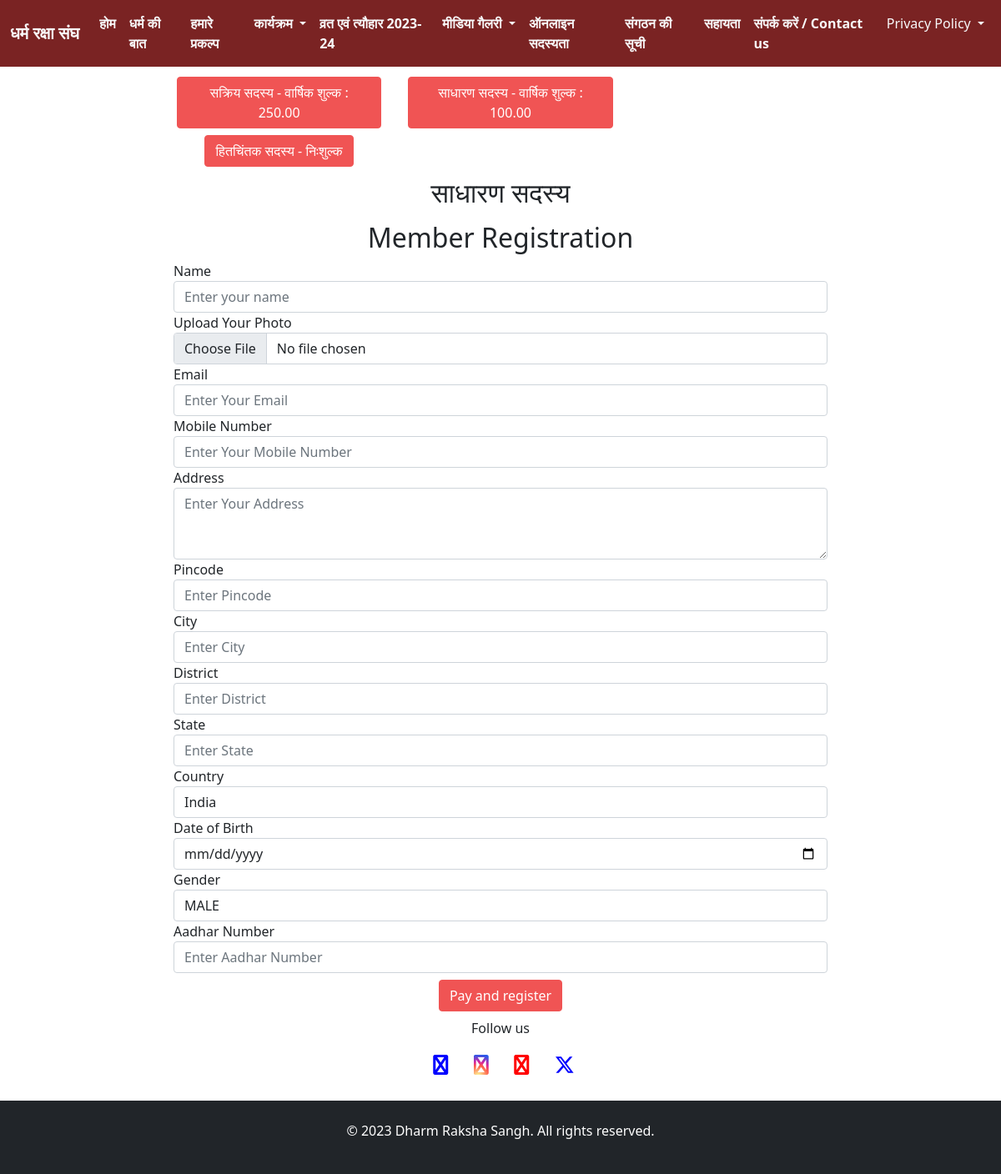
The page /account/add-member/2/ on the database as committed earlier.
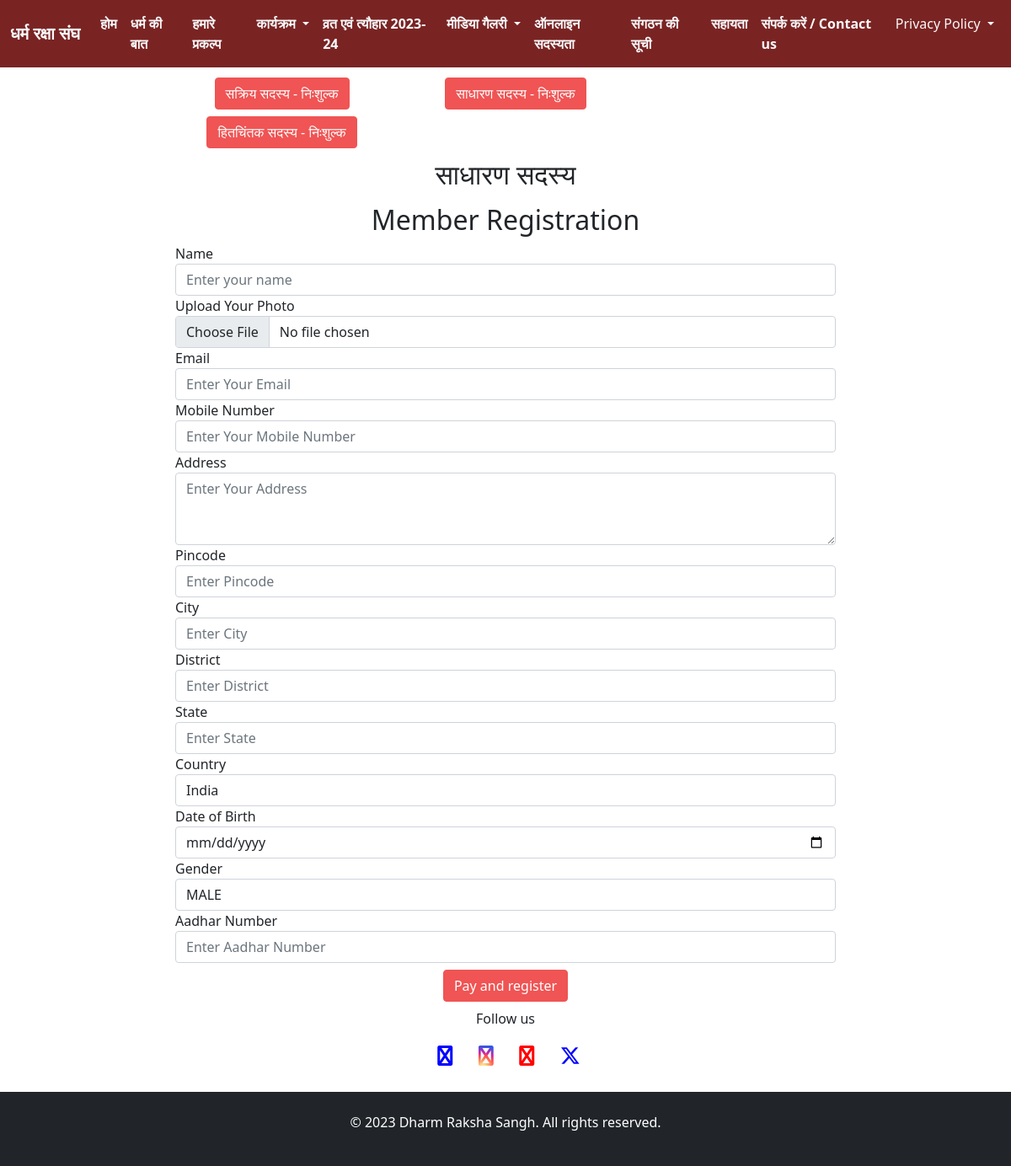
The same page on the database as committed later.
### account/models.py (models this page shows, shortened)
class MemberType(models.Model):
    type = models.CharField(max_length=100, null=True, blank=True)
    role = models.CharField(max_length=50, default='', null=True, blank=True)
    price = models.DecimalField(max_digits=8, decimal_places=2, default=0)

### account/views.py (the view)
# urls.py: path('add-member/<int:id>/', views.add_member, name='add_member'),
def add_member(request, id):
    if request.method == 'POST':
        form = request.POST
        name = form.get('name')
        email = form.get('email')
        phone = form.get('phone')
        address = form.get('address')
        pincode = form.get('pincode')
        city = form.get('city')
        district = form.get('district')
        state = form.get('state')
        country = form.get('country')
        dob = form.get('dob')
        gender = form.get('gender')
        id_number = form.get('id_number')
        order_id = form.get('razorpay_order_id')
        razorpay_signature = form.get('razorpay_signature')
        payment_id = form.get('razorpay_payment_id')
        image = request.FILES['image']
        obj = CustomUser.objects.create(fullname=name,
                                        email=email,
                                        phone=phone,
                                        address=address,
                                        pincode=pincode,
                                        city=city,
                                        district=district,
                                        state=state,
                                        country=country,
                                        dob=dob,
                                        gender_id=gender,
                                        member_type_id=id,
                                        id_number=id_number,
                                        order_id=order_id,
                                        transaction_id=razorpay_signature,
                                        payment_id=payment_id,
                                        )
        if obj:
            obj.image = image
            obj.save()
            return redirect('/')
    else:
        title_logo_data = LookupField.objects.get(code='TITLE')
        member = MemberType.objects.get(id=id)
        mem_type = member.role
        if mem_type == 'free':
            return redirect('/account/free-member/')
        member_type = MemberType.objects.all()
        gender_type = Gender.objects.all()
        amount = member.price
        client = razorpay.Client(auth=(settings.RAZOR_KEY_ID, settings.RAZOR_KEY_SECRET))
        payment = client.order.create({'amount': int(amount) * 100, 'currency': 'INR', 'payment_capture': '1'})
        order_id = payment['id']
        mem_name = member.type
        context = {
            'title_data': title_logo_data,
            'payment': payment,
            'member_type': member_type,
            'member_price': amount,
            'gender_type': gender_type,
            'mem_name': mem_name,
        }
        return render(request, 'add_member.html', context)

### account/templates/add_member.html (shortened to what this page needs)
{% extends "navbar.html" %}
{% block content %}
<div class="col-lg-8 mx-auto p-2">
        <div class="row">
            {% for member in member_type %}
                <div class="col-lg-4 m-1 text-center">
                    <a href="/account/add-member/{{member.id}}/">
                        <div>
                            <button class="text-center btn btn-primary" type="button">{{member.type}} - {% if member.price != 0.00 %} वार्षिक शुल्क : {{member.price}} {% else %} निःशुल्क {% endif %}</button>
                        </div>
                    </a>
                </div>
            {% endfor %}
        </div>
    <h2 class="text-center mt-2">{{mem_name}}</h2>
    <h2 class="text-center mt-3">Member Registration</h2>
    <form id="registrationForm">{% csrf_token %}
        <div class="form-group">
            <label for="name">Name</label>
            <input class="form-control" id="name" name="name" placeholder="Enter your name" required type="text">
        </div>
        <div class="form-group">
            <label for="image">Upload Your Photo</label>
            <input class="form-control" id="image" name="image" type="file">
        </div>
        <div class="form-group">
            <label for="email">Email</label>
            <input class="form-control" id="email" name="email" placeholder="Enter Your Email" required type="email">
        </div>
        <div class="form-group">
            <label for="phone">Mobile Number</label>
            <input class="form-control" id="phone" name="phone" placeholder="Enter Your Mobile Number" required type="text">
        </div>
        <div class="form-group">
            <label for="address">Address</label>
            <textarea class="form-control" id="address" name="address" placeholder="Enter Your Address"
                      rows="3" required></textarea>
        </div>
        <div class="form-group">
            <label for="pincode">Pincode</label>
            <input class="form-control" id="pincode" name="pincode" placeholder="Enter Pincode" required type="number">
        </div>
        <div class="form-group">
            <label for="city">City</label>
            <input class="form-control" id="city" name="city" placeholder="Enter City" required type="text">
        </div>
        <div class="form-group">
            <label for="district">District</label>
            <input class="form-control" id="district" name="district" placeholder="Enter District" required type="text">
        </div>
        <div class="form-group">
            <label for="state">State</label>
            <input class="form-control" id="state" name="state" placeholder="Enter State" required type="text" value="">
        </div>
        <div class="form-group">
            <label for="country">Country</label>
            <input class="form-control" id="country" name="country" placeholder="Enter Country" required type="text"
                   value="India">
        </div>
        <div class="form-group">
            <label for="dob">Date of Birth</label>
            <input class="form-control" id="dob" name="dob" placeholder="Enter your date of birth" required type="date">
        </div>
        <div class="form-group">
            <label for="gender">Gender</label>
            <select class="form-control" id="gender" name="gender">
                {% for gender in gender_type %}
                    <option value="{{gender.id}}">{{gender.gender}}</option>
                {% endfor %}
            </select>
        </div>
        <div class="form-group mb-2">
            <label for="id_number">Aadhar Number</label>
            <input class="form-control" id="id_number" name="id_number" placeholder="Enter Aadhar Number" required type="text" maxlength="20">
        </div>
        <center><button id="rzp-button1" class="btn btn-primary" type="button">Pay and register</button></center>
    </form>
</div>
{% endblock content %}

Rows that differ between the two databases and show on the page:
changed MemberType "सक्रिय सदस्य": price "250.00" → (not shown); price "वार्षिक शुल्क :" → "निःशुल्क"
changed MemberType "साधारण सदस्य": price "100.00" → (not shown); price "वार्षिक शुल्क :" → "निःशुल्क"
